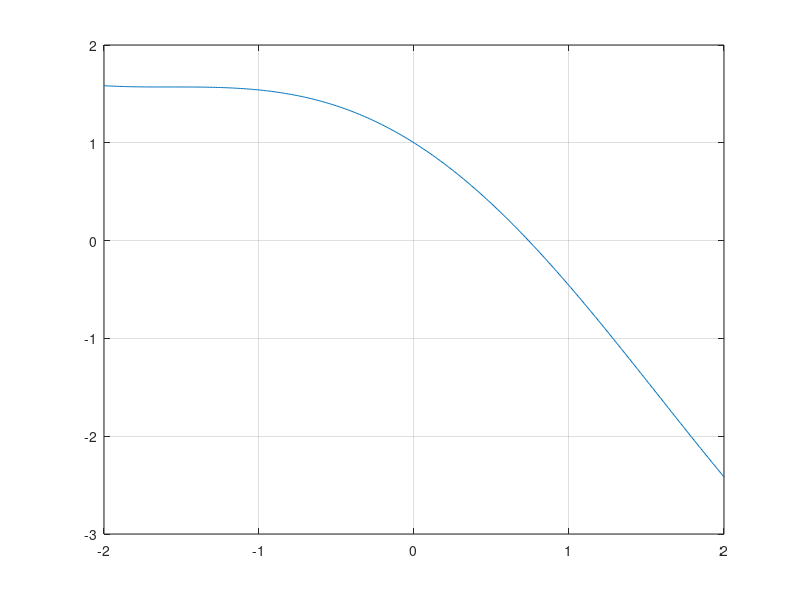
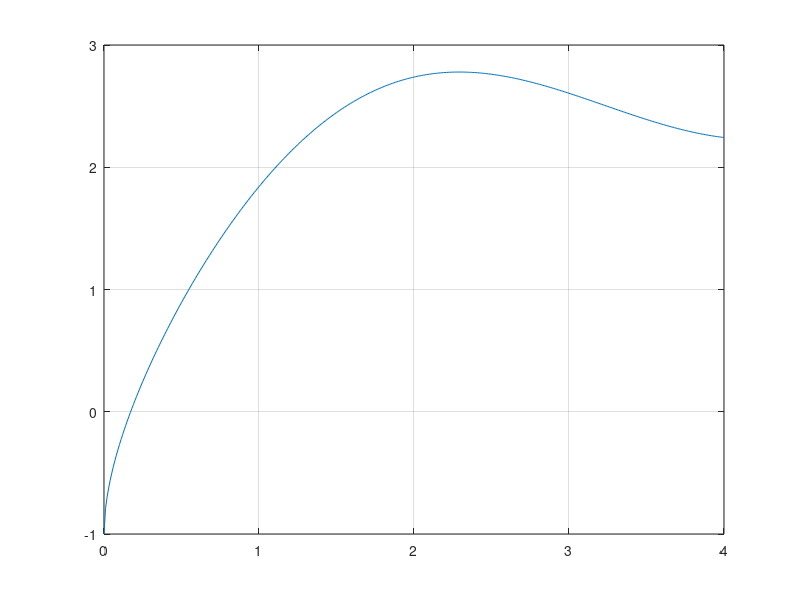
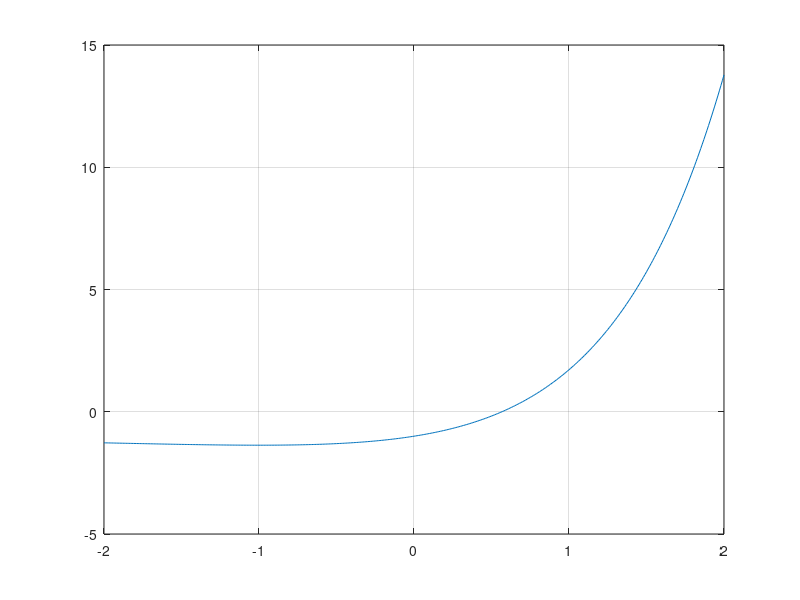
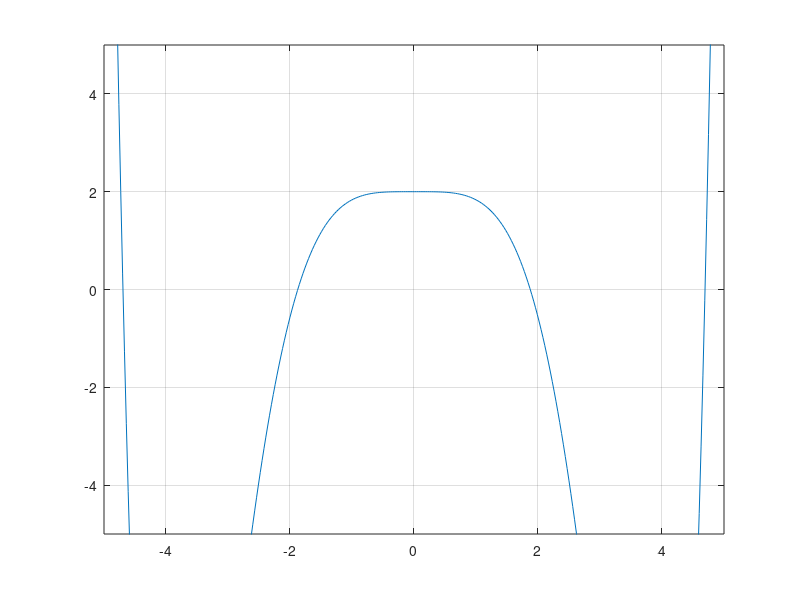

These charts were generated, in order, by the following MATLAB code:
x1 = -2 : 0.01 : 2.0;
y1 = cos(x1)-x1 ;
figure(1), plot(x1, y1);
grid;
[x1z, f1val, exflag, output] = fzero(@(x1) cos(x1)-x1,1);
[x1s, f12val, exflag, output] = fsolve(@(x1) cos(x1)-x1,1);
x2= 0 : 0.01 : 4.0;
y2=sin(x2)+2.*x2.^(1/2)-1;
figure(2), plot(x2, y2);
grid;
[x2z, f2val, exflag, output] = fzero(@(x2) sin(x2)+2.*x2.^(1/2)-1,1);
[x2s, f22val, exflag, output] = fsolve(@(x2) sin(x2)+2.*x2.^(1/2)-1,1);
x3 = -2 : 0.01 : 2.0;
y3=x3.*exp(x3)-1;
figure(3), plot(x3, y3);
grid;
[x3z, f3val, exflag, output] = fzero(@(x3) x3.*exp(x3)-1,1);
[x3s, f32val, exflag, output] = fsolve(@(x3) x3.*exp(x3)-1,1);
x4= -20 : 0.03 : 20;
y4= 1+ cos(x4).*cosh(x4);
figure(4), plot(x4,y4);
axis([-5 5 -5 5]);
grid;
[x4z, f4val, exflag, output] = fzero(@(x4) 1 + cos(x4).*cosh(x4),7);
[x4s, f42val, exflag, output] = fsolve(@(x4) 1 + cos(x4).*cosh(x4),7);



